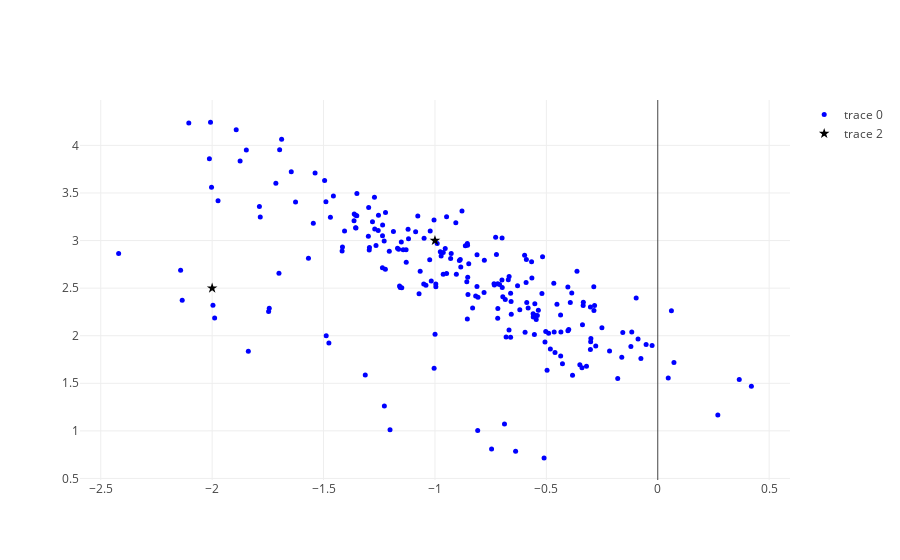
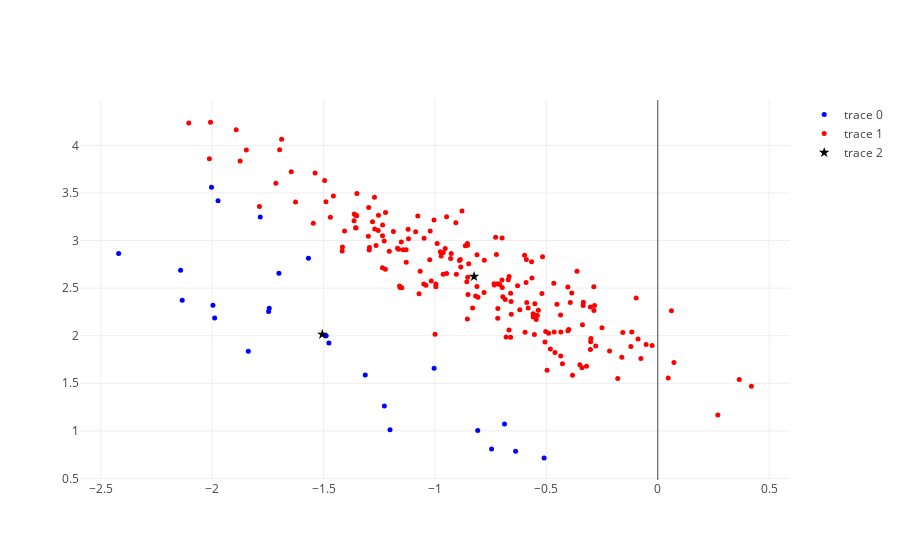
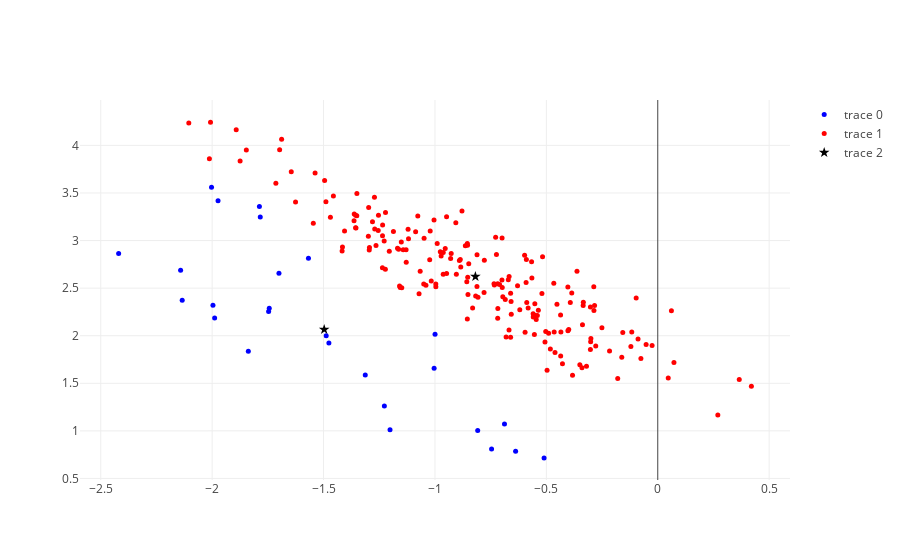
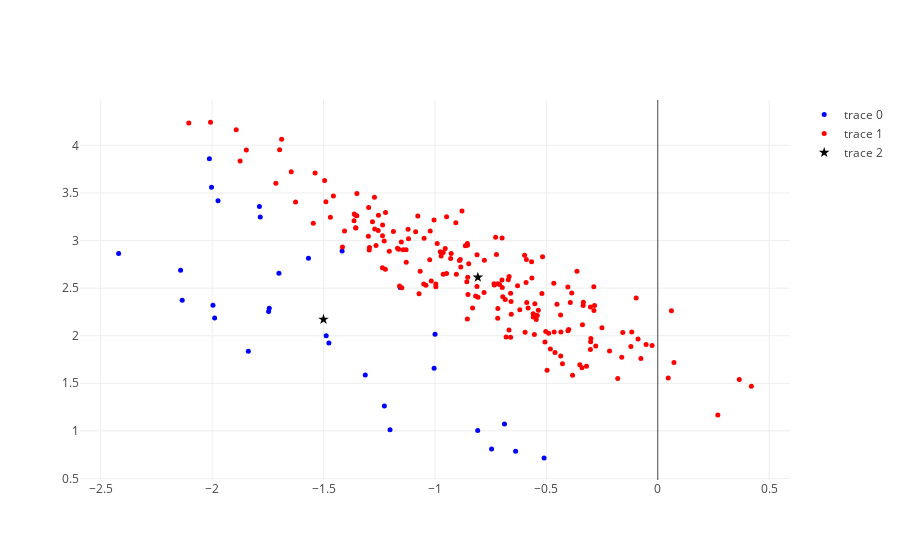

Notebook code cell kept with these figures, in order:
### Code cell
n_iter = 20
n = 220
c = np.zeros((n,1))
d = np.zeros((k,1))

for m in range(n_iter):
    A = np.where(c==0)
    B = np.where(c==1)
    scatter = go.Scatter(
    x = X[A[0],0],
    y = X[A[0],1],
    mode='markers',
    marker=dict(
            size=5,
            symbol='circle',
            color='blue',
            opacity=1
        )
    )
    scatter1 = go.Scatter(
        x = X[B[0],0],
        y = X[B[0],1],
        mode='markers',
        marker=dict(
            size=5,
            symbol='circle',
            color='red',
            opacity=1
        )
    )

    
    scatter4 = go.Scatter(
        x = centers[:,0],
        y = centers[:,1],
        mode='markers',
        marker=dict(
            size=8,
            symbol='star',
            color='black',
            opacity=1
        )
    )
    # Above code is for scatter plot of every iteration.

    data = [scatter,scatter1,scatter4]
    iplot(data, filename='fig0')
    # Assign clusters
    for i in range(n):
        d[0] = (X[i,:] - centers[0,:])@Sigma1@(X[i,:] - centers[0,:]).T
        d[1] = (X[i,:] - centers[1,:])@Sigma2@(X[i,:] - centers[1,:]).T
        c[i] = np.argmin(d)
    data = []
    
    # Compute Means and ellipsoids
    A = np.where(c==0)
    centers[0,:] = np.mean(X[A[0],:],0)
    Sigma1 = np.linalg.pinv(np.cov(X[A[0],:].T))
    A = np.where(c==1)
    centers[1,:] = np.mean(X[A[0],:],0)
    Sigma2 = np.linalg.pinv(np.cov(X[A[0],:].T))

### Figure 1 — Plotly figure (JSON) as saved in the notebook; plotly's stock layout.template omitted (floating-point values rounded to 4 significant figures; data arrays with more than 128 entries replaced by an {"elided": "..."} marker saying what was removed)
{"data": [{"marker": {"color": "blue", "opacity": 1, "size": 5, "symbol": "circle"}, "mode": "markers", "type": "scatter", "uid": "aee7a26e-e305-4fd4-9a42-d71eb1366a64", "x": {"elided": "220 float values"}, "y": {"elided": "220 float values"}}, {"marker": {"color": "red", "opacity": 1, "size": 5, "symbol": "circle"}, "mode": "markers", "type": "scatter", "uid": "05621514-7392-4bae-b934-c77ddd9bea0c", "x": [], "y": []}, {"marker": {"color": "black", "opacity": 1, "size": 8, "symbol": "star"}, "mode": "markers", "type": "scatter", "uid": "a016a48f-8388-4e19-bf9f-f0e7a8eb0d4b", "x": [-2, -1], "y": [2.5, 3]}], "layout": {}}

### Figure 2 — Plotly figure (JSON) as saved in the notebook; plotly's stock layout.template omitted (floating-point values rounded to 4 significant figures; data arrays with more than 128 entries replaced by an {"elided": "..."} marker saying what was removed)
{"data": [{"marker": {"color": "blue", "opacity": 1, "size": 5, "symbol": "circle"}, "mode": "markers", "type": "scatter", "uid": "43bb8238-2bdc-4da8-ae1d-f3a56e774c53", "x": [-1.568, -1.974, -2.003, -1.784, -0.8082, -1.838, -1.313, -1.747, -0.688, -1.744, -1.488, -1.7, -2.134, -0.7458, -1.227, -1.476, -1.004, -1.996, -0.638, -0.5102, -1.202, -1.989, -2.42, -2.142], "y": [2.814, 3.418, 3.561, 3.248, 1.003, 1.837, 1.588, 2.253, 1.072, 2.287, 2.0, 2.656, 2.372, 0.8095, 1.26, 1.925, 1.658, 2.319, 0.7865, 0.7162, 1.011, 2.185, 2.863, 2.689]}, {"marker": {"color": "red", "opacity": 1, "size": 5, "symbol": "circle"}, "mode": "markers", "type": "scatter", "uid": "c133bef1-dcc8-48ce-a13e-421e56083033", "x": {"elided": "196 float values"}, "y": {"elided": "196 float values"}}, {"marker": {"color": "black", "opacity": 1, "size": 8, "symbol": "star"}, "mode": "markers", "type": "scatter", "uid": "3037a335-e5f8-4c33-85ba-bf5a0e78b9f2", "x": [-1.506, -0.8245], "y": [2.014, 2.622]}], "layout": {}}

### Figure 3 — Plotly figure (JSON) as saved in the notebook; plotly's stock layout.template omitted (floating-point values rounded to 4 significant figures; data arrays with more than 128 entries replaced by an {"elided": "..."} marker saying what was removed)
{"data": [{"marker": {"color": "blue", "opacity": 1, "size": 5, "symbol": "circle"}, "mode": "markers", "type": "scatter", "uid": "fe21be0b-17cb-4a20-8703-016ea2553a48", "x": [-1.788, -1.568, -1.974, -0.9996, -2.003, -1.784, -0.8082, -1.838, -1.313, -1.747, -0.688, -1.744, -1.488, -1.7, -2.134, -0.7458, -1.227, -1.476, -1.004, -1.996, -0.638, -0.5102, -1.202, -1.989, -2.42, -2.142], "y": [3.357, 2.814, 3.418, 2.014, 3.561, 3.248, 1.003, 1.837, 1.588, 2.253, 1.072, 2.287, 2.0, 2.656, 2.372, 0.8095, 1.26, 1.925, 1.658, 2.319, 0.7865, 0.7162, 1.011, 2.185, 2.863, 2.689]}, {"marker": {"color": "red", "opacity": 1, "size": 5, "symbol": "circle"}, "mode": "markers", "type": "scatter", "uid": "e1f1e140-57de-4921-b1fc-74ffaa570cad", "x": {"elided": "194 float values"}, "y": {"elided": "194 float values"}}, {"marker": {"color": "black", "opacity": 1, "size": 8, "symbol": "star"}, "mode": "markers", "type": "scatter", "uid": "3f1c388b-7199-4ddc-b6db-5d6106b101b7", "x": [-1.497, -0.8186], "y": [2.065, 2.622]}], "layout": {}}

### Figure 4 — Plotly figure (JSON) as saved in the notebook; plotly's stock layout.template omitted (floating-point values rounded to 4 significant figures; data arrays with more than 128 entries replaced by an {"elided": "..."} marker saying what was removed)
{"data": [{"marker": {"color": "blue", "opacity": 1, "size": 5, "symbol": "circle"}, "mode": "markers", "type": "scatter", "uid": "26b3f465-90db-49c2-81ca-d3240e5d02db", "x": [-2.012, -1.156, -1.788, -1.568, -1.417, -1.974, -0.9996, -2.003, -1.784, -0.8082, -1.838, -1.313, -1.747, -0.688, -1.744, -1.488, -1.7, -2.134, -0.7458, -1.227, -1.476, -1.004, -1.996, -0.638, -0.5102, -1.202, -1.989, -2.42, -2.142], "y": [3.859, 2.507, 3.357, 2.814, 2.891, 3.418, 2.014, 3.561, 3.248, 1.003, 1.837, 1.588, 2.253, 1.072, 2.287, 2.0, 2.656, 2.372, 0.8095, 1.26, 1.925, 1.658, 2.319, 0.7865, 0.7162, 1.011, 2.185, 2.863, 2.689]}, {"marker": {"color": "red", "opacity": 1, "size": 5, "symbol": "circle"}, "mode": "markers", "type": "scatter", "uid": "c022b744-6745-4388-812b-69b7018fcd2c", "x": {"elided": "191 float values"}, "y": {"elided": "191 float values"}}, {"marker": {"color": "black", "opacity": 1, "size": 8, "symbol": "star"}, "mode": "markers", "type": "scatter", "uid": "1dce3a0c-a21f-4c42-bec2-43a7969fbb3f", "x": [-1.5, -0.8075], "y": [2.171, 2.614]}], "layout": {}}
